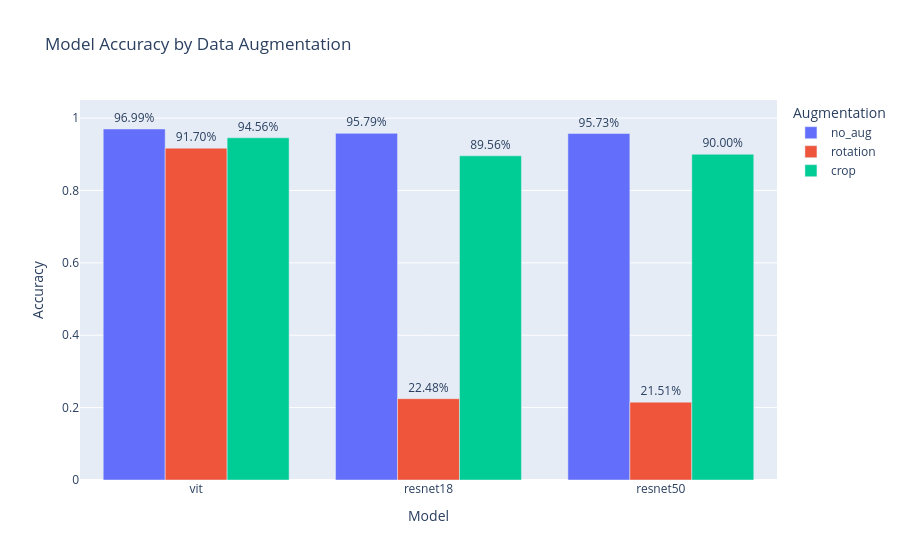

Notebook source saved alongside this figure:
### Markdown cell above
### Inspect accuracies with data aug

### Code cell
accuracy_table = pd.DataFrame(index=models, columns=augmentations.keys())

for m in models:
    for aug in augmentations:
        y_pred = test_predictions[m][aug]
        accuracy_table.loc[m, aug] = np.mean(y_pred == test_labels)

accuracy_table = accuracy_table.astype(float)

df_plot = accuracy_table.reset_index().melt(
    id_vars="index",
    var_name="Augmentation",
    value_name="Accuracy"
).rename(columns={"index": "Model"})

fig = px.bar(df_plot,x="Model", y="Accuracy", color="Augmentation", barmode="group", text_auto=".2%", title="Model Accuracy by Data Augmentation")
fig.update_traces(textposition="outside")
fig.update_layout(yaxis_range=[0, 1.05], legend_title="Augmentation")

fig.show()

### Figure 1 — Plotly figure (JSON) as saved in the notebook; plotly's stock layout.template omitted (floating-point values rounded to 4 significant figures)
{"data": [{"alignmentgroup": "True", "hovertemplate": "Augmentation=no_aug<br>Model=%{x}<br>Accuracy=%{y}<extra></extra>", "legendgroup": "no_aug", "marker": {"color": "#636efa", "pattern": {"shape": ""}}, "name": "no_aug", "offsetgroup": "no_aug", "orientation": "v", "showlegend": true, "textposition": "outside", "texttemplate": "%{y:.2%}", "type": "bar", "x": ["vit", "resnet18", "resnet50"], "xaxis": "x", "y": [0.9699, 0.9579, 0.9573], "yaxis": "y"}, {"alignmentgroup": "True", "hovertemplate": "Augmentation=rotation<br>Model=%{x}<br>Accuracy=%{y}<extra></extra>", "legendgroup": "rotation", "marker": {"color": "#EF553B", "pattern": {"shape": ""}}, "name": "rotation", "offsetgroup": "rotation", "orientation": "v", "showlegend": true, "textposition": "outside", "texttemplate": "%{y:.2%}", "type": "bar", "x": ["vit", "resnet18", "resnet50"], "xaxis": "x", "y": [0.917, 0.2248, 0.2151], "yaxis": "y"}, {"alignmentgroup": "True", "hovertemplate": "Augmentation=crop<br>Model=%{x}<br>Accuracy=%{y}<extra></extra>", "legendgroup": "crop", "marker": {"color": "#00cc96", "pattern": {"shape": ""}}, "name": "crop", "offsetgroup": "crop", "orientation": "v", "showlegend": true, "textposition": "outside", "texttemplate": "%{y:.2%}", "type": "bar", "x": ["vit", "resnet18", "resnet50"], "xaxis": "x", "y": [0.9456, 0.8956, 0.9], "yaxis": "y"}], "layout": {"barmode": "group", "legend": {"title": {"text": "Augmentation"}, "tracegroupgap": 0}, "title": {"text": "Model Accuracy by Data Augmentation"}, "xaxis": {"anchor": "y", "domain": [0, 1], "title": {"text": "Model"}}, "yaxis": {"anchor": "x", "domain": [0, 1], "range": [0, 1.05], "title": {"text": "Accuracy"}}}}
